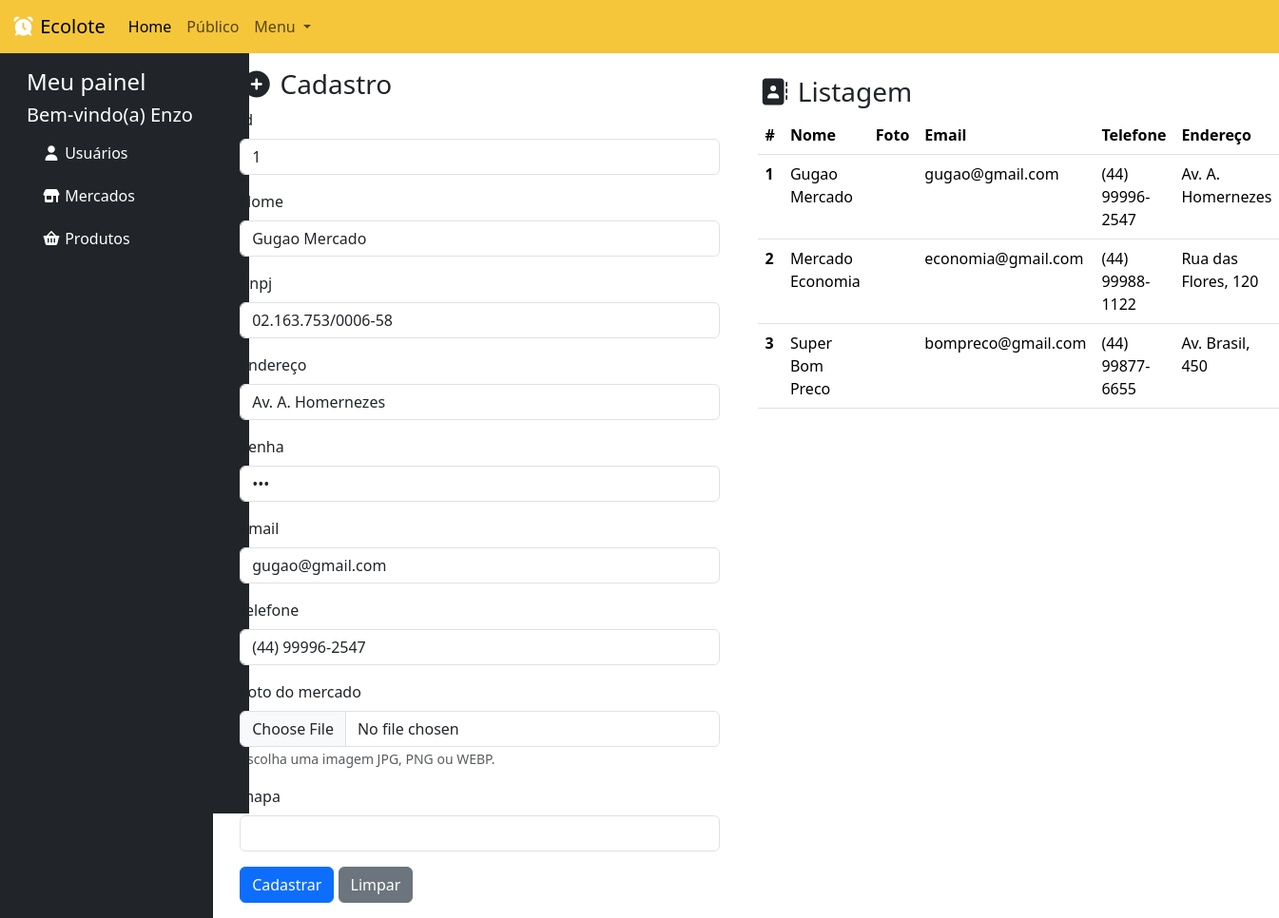
The page /mercado.php?id=1 (signed in) on the database its author committed.
### tables this page shows
CREATE TABLE IF NOT EXISTS mercado (
    id INT PRIMARY KEY AUTO_INCREMENT,
    nome VARCHAR(120) NOT NULL,
    cnpj VARCHAR(20) NOT NULL,
    email VARCHAR(120) NOT NULL,
    senha VARCHAR(120) NOT NULL,
    endereco VARCHAR(200) NOT NULL,
    telefone VARCHAR(20) NOT NULL,
    foto VARCHAR(255),
    mapa VARCHAR(255)
);

### mercado.php (the view, shortened to what this page needs)
<?php
  include './backend/conexao.php';
  $destino = "./backend/mercado/inserir.php";
  if(!empty($_GET['id'])){
    $id = $_GET['id'];
    $sql = "SELECT * FROM mercado WHERE id='$id' ";
    $dados = mysqli_query($conexao, $sql);
    $mercados = mysqli_fetch_assoc($dados);
    $destino = "./backend/mercado/alterar.php";
  }
?>
<!doctype html>
<html lang="pt-br">
  <head>
    <link href="https://cdn.jsdelivr.net/npm/bootstrap@5.3.8/dist/css/bootstrap.min.css" rel="stylesheet">
    <link rel="stylesheet" href="./assets/estilo.css">
    <link rel="stylesheet" href="https://cdnjs.cloudflare.com/ajax/libs/font-awesome/7.0.1/css/all.min.css" />
    <link rel="stylesheet" href="https://cdn.datatables.net/2.3.7/css/dataTables.dataTables.css" />
</head>
  <body>
  <?php include './modulos/menu_superior.php' ?>
   <div class="container-fluid">
        <div class="row">
            <div class="col-md-2 bg-dark">
               <?php include './modulos/menu_lateral.php' ?>
            </div>
            <div class="col-md-5">
              <form action="<?=$destino?>" method="post" enctype="multipart/form-data" class="p-3">
                <h3> <i class="fa-solid fa-circle-plus"></i> Cadastro </h3>
                 <div class="mb-3">
                    <label class="form-label"> id </label>
                    <input value="<?php echo isset($mercados) ? $mercados['id'] : "" ?>" type="text" name="id" class="form-control" readonly>
                </div>
                <div class="mb-3">
                    <label class="form-label"> Nome </label>
                    <input value="<?php echo isset($mercados) ? $mercados['nome'] : "" ?>" type="text" name="nome" class="form-control">
                </div>
                 <div class="mb-3">
                    <label class="form-label"> Cnpj </label>
                    <input value="<?php echo isset($mercados) ? $mercados['cnpj'] : "" ?>" type="text" name="cnpj" class="form-control">
                </div>
                <div class="mb-3">
                    <label class="form-label"> Endereço </label>
                    <input value="<?php echo isset($mercados) ? $mercados['endereco'] : "" ?>" type="text" name="endereco" class="form-control">
                </div>
                <div class="mb-3">
                    <label class="form-label"> Senha </label>
                    <input value="<?php echo isset($mercados) ? $mercados['senha'] : "" ?>" type="password" name="senha" class="form-control">
                </div>
                <div class="mb-3">
                    <label class="form-label"> email </label>
                    <input value="<?php echo isset($mercados) ? $mercados['email'] : "" ?>" type="text" name="email" class="form-control">
                </div>
                <div class="mb-3">
                    <label class="form-label"> telefone </label>
                    <input value="<?php echo isset($mercados) ? $mercados['telefone'] : "" ?>" type="text" name="telefone" class="form-control">
                </div>
                <div class="mb-3">
                    <label class="form-label"> Foto do mercado </label>
                    <input type="file" name="foto" id="foto" class="form-control" accept="image/*" onchange="mostrarPreview(this, 'previewFoto')">
                    <small class="text-muted">Escolha uma imagem JPG, PNG ou WEBP.</small>
                </div>
                <div class="mb-3">
                    <label class="form-label"> mapa </label>
                    <input value="<?php echo isset($mercados) ? $mercados['mapa'] : "" ?>" type="text" name="mapa" class="form-control">
                </div>
                <button type="submit" class="btn btn-primary"> Cadastrar </button>
                <button type="reset" class="btn btn-secondary"> Limpar </button>
            </form>
            </div>
            <div class="col-md-5">
              <br>
              <h3> <i class="fa-solid fa-address-book"></i> Listagem </h3>
              <table class="table" id="tabela">
              <thead>
                <tr>
                  <th scope="col">#</th>
                  <th scope="col">Nome</th>
                  <th scope="col">Foto</th>
                  <th scope="col">Email</th>
                  <th scope="col">Telefone</th>
                  <th scope="col">Endereço</th>
                </tr>
              </thead>
              <tbody>
                <?php
                  $sql = 'SELECT * FROM mercado';
                  $dados = mysqli_query($conexao, $sql);
                  while($coluna = mysqli_fetch_assoc($dados)){
                ?>
                <tr>
                  <th scope="row"> <?php echo $coluna['id'] ?> </th>
                  <td> <?php echo $coluna['nome'] ?></td>
                  <td>
                  </td>
                  <td> <?php echo $coluna['email'] ?></td>
                  <td> <?php echo $coluna['telefone'] ?></td>
                  <td> <?php echo $coluna['endereco'] ?></td>
                </tr>
              <?php } ?>
              </tbody>
            </table>
            </div>
        </div>
   </div>
</body>
</html>

### assets/estilo.css (style rules this page uses)
body { margin: 0; padding: 0; }

### rows shown on the page
mercado: id "1", nome "Gugao Mercado", cnpj "02.163.753/0006-58", endereco "Av. A. Homernezes", email "gugao@gmail.com", telefone "(44) 99996-2547"
mercado: id "2", nome "Mercado Economia", email "economia@gmail.com", telefone "(44) 99988-1122", endereco "Rua das Flores, 120"
mercado: id "3", nome "Super Bom Preco", email "bompreco@gmail.com", telefone "(44) 99877-6655", endereco "Av. Brasil, 450"

### other values the page prints
$_SESSION['usuario'] "Enzo"
